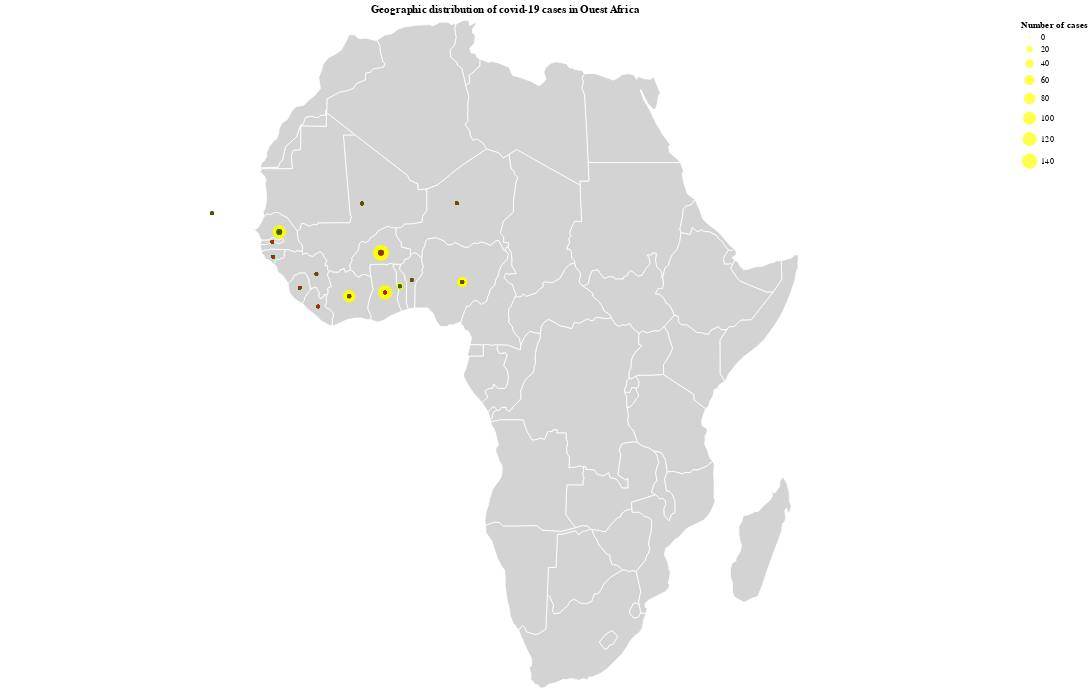

Notebook source saved alongside this figure:
### Code cell
#Map
#airports = covid_oa.iloc['Lat','Long']
source = covid_oa
import geopandas
#import geoplot

world = geopandas.read_file(
    geopandas.datasets.get_path('naturalearth_lowres')
)

africa = world.query('continent == "Africa"')
'''ax = geoplot.cartogram(
    africa, scale='pop_est', limits=(0.2, 1),
    edgecolor='None', figsize=(7, 8)
)'''
#geoplot.polyplot(africa, edgecolor='gray', ax=ax)

# Africa states background
background = alt.Chart(africa).mark_geoshape(
    fill='lightgray',
    stroke='white'
).properties(
    width=1200,
    height=800
).project('naturalEarth1')

# airport positions on background
points_cases = alt.Chart(source).mark_circle().encode(
    longitude='Long',
    latitude='Lat',
    size = alt.Size('Confirmed_cases', title='Number of cases'),
    color=alt.value('yellow'),
    tooltip=['Country','Confirmed_cases','Dead','Recovered']
).properties(
    title='Geographic distribution of covid-19 cases in Ouest Africa'
)

points_reco = alt.Chart(source).mark_point().encode(
    longitude='Long:Q',
    latitude='Lat:Q',
    size=alt.Size('Recovered'),
    color=alt.value('green'),
)

points_dead = alt.Chart(source).mark_square().encode(
    longitude='Long',
    latitude='Lat',
    size=alt.Size('Dead'),
    color=alt.value('red'),
)



background + points_cases + points_reco + points_dead
